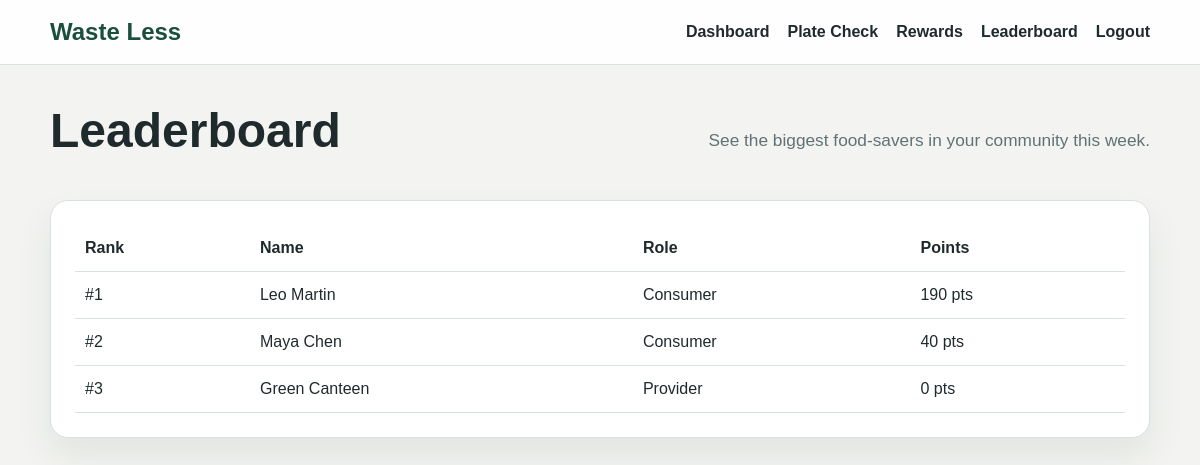
Page /leaderboard (signed in) on the committed database.
### waste_less/models.py (models this page shows, shortened)
class User(UserMixin, db.Model):
    __tablename__ = "users"
    id = db.Column(db.Integer, primary_key=True)
    name = db.Column(db.String(120), nullable=False)
    email = db.Column(db.String(150), unique=True, nullable=False)
    password_hash = db.Column(db.String(255), nullable=False)
    role = db.Column(db.String(30), default="consumer")
    points = db.Column(db.Integer, default=0)
    level = db.Column(db.String(30), default="Seedling")
    created_at = db.Column(db.DateTime, default=datetime.utcnow)
    provider = db.relationship("Provider", back_populates="user", uselist=False)
    transactions = db.relationship("PointsTransaction", back_populates="user", cascade="all, delete-orphan")
    plate_submissions = db.relationship("PlateSubmission", back_populates="user", cascade="all, delete-orphan")
    redemptions = db.relationship("Redemption", back_populates="user", cascade="all, delete-orphan")

### waste_less/routes.py (the view)
@bp.route("/leaderboard")
@login_required
def leaderboard():
    users = User.query.order_by(User.points.desc()).all()
    return render_template("leaderboard.html", users=users)

### waste_less/__init__.py (called while the page is built)
def create_app():
    app = Flask(__name__)
    app.config["SECRET_KEY"] = "waste-less-demo-secret"
    app.config["SQLALCHEMY_DATABASE_URI"] = "sqlite:///waste_less.db"
    app.config["SQLALCHEMY_TRACK_MODIFICATIONS"] = False
    app.config["UPLOAD_FOLDER"] = str(Path(__file__).resolve().parent.parent / "uploads")
    db.init_app(app)
    login_manager.init_app(app)
    login_manager.login_view = "main.login"
    @login_manager.user_loader
    def load_user(user_id):
        return db.session.get(User, int(user_id))
    with app.app_context():
        db.create_all()
        seed_demo_data()
    from .routes import bp
    app.register_blueprint(bp)
    return app

### waste_less/templates/leaderboard.html
{% extends 'base.html' %}
{% block content %}
<section class="page-header">
  <h1>Leaderboard</h1>
  <p>See the biggest food-savers in your community this week.</p>
</section>
<section class="panel">
  <table class="leaderboard-table">
    <thead>
      <tr>
        <th>Rank</th>
        <th>Name</th>
        <th>Role</th>
        <th>Points</th>
      </tr>
    </thead>
    <tbody>
      {% for user in users %}
      <tr>
        <td>#{{ loop.index }}</td>
        <td>{{ user.name }}</td>
        <td>{{ user.role|title }}</td>
        <td>{{ user.points }} pts</td>
      </tr>
      {% endfor %}
    </tbody>
  </table>
</section>
{% endblock %}

### waste_less/static/css/style.css (style rules this page uses)
:root { --bg: #f6f7f3; --panel: #ffffff; --panel-alt: #eaf8ee; --green: #2e7d5e; --green-dark: #1b4f3d; --blue: #2f6f9f; --gold: #d89a22; --text: #1f2a2d; --muted: #607275; --border: #d9e2dc; --shadow: 0 18px 35px rgba(25, 55, 42, 0.08); }
* { box-sizing: border-box; }
body { margin: 0; font-family: Arial, sans-serif; background: #f3f4f1; color: var(--text); }
.hero h1, .page-header h1, .dashboard-header h1, .auth-card h1 { font-size: clamp(2.2rem, 4vw, 4rem); margin: 0 0 18px; line-height: 1.1; }
.hero p, .page-header p { color: var(--muted); font-size: 1.08rem; line-height: 1.7; }
.hero-card, .panel, .auth-card, .reward-card, .stat-card { background: var(--panel); border: 1px solid var(--border); border-radius: 18px; box-shadow: var(--shadow); }
.dashboard-header, .page-header { display: flex; justify-content: space-between; align-items: center; gap: 18px; margin-bottom: 24px; }
.panel { padding: 24px; }
.leaderboard-table { width: 100%; border-collapse: collapse; }
.leaderboard-table th, .leaderboard-table td { text-align: left; padding: 14px 10px; border-bottom: 1px solid var(--border); }

### rows in the picture
User: name "Leo Martin", role "Consumer", points "190"
User: name "Maya Chen", role "Consumer", points "40"
User: name "Green Canteen", role "Provider", points "0"
